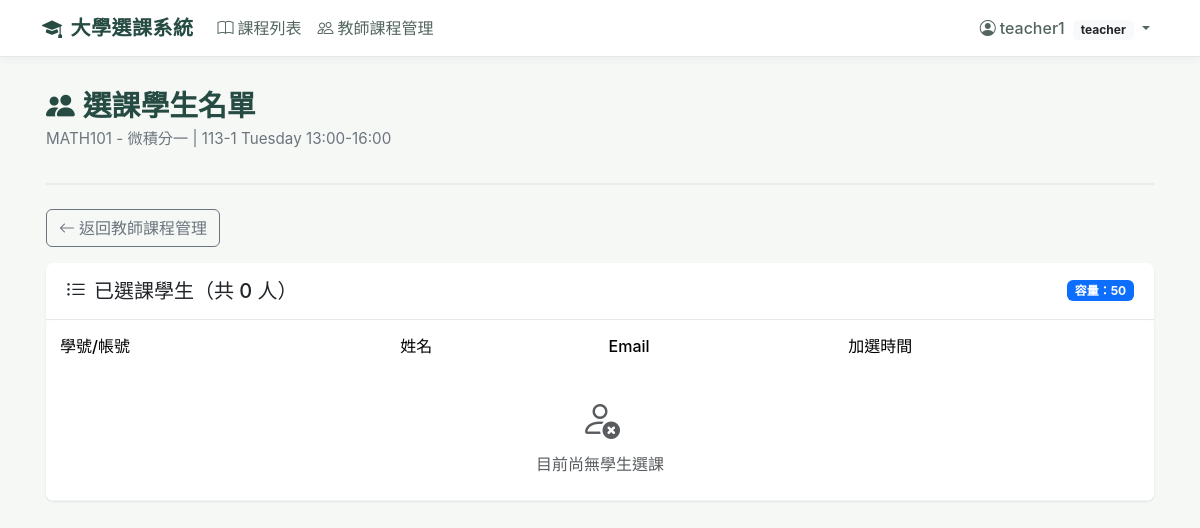
Before: /teacher/offering/2/students/ (signed in) with the older database file.
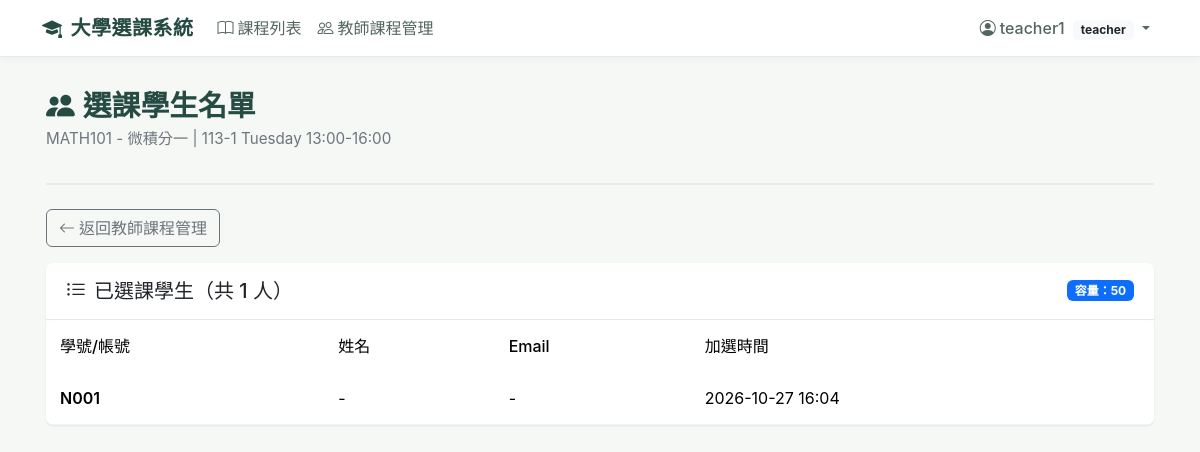
After: the same page with the newer database file.
### accounts/models.py (models this page shows)
class User(AbstractUser):
    role = models.CharField(
        max_length=10,
        choices=[('student', 'Student'), ('teacher', 'Teacher'), ('admin', 'Admin')],
        default='student',
    )
    class Meta:
        verbose_name = 'User'
        verbose_name_plural = 'Users'

### courses/models.py (models this page shows, shortened)
class CourseOffering(models.Model):
    DAYS_OF_WEEK = [
        (0, 'Monday'),
        (1, 'Tuesday'),
        (2, 'Wednesday'),
        (3, 'Thursday'),
        (4, 'Friday'),
        (5, 'Saturday'),
        (6, 'Sunday'),
    ]
    course = models.ForeignKey(Course, on_delete=models.CASCADE, related_name='offerings')
    semester = models.CharField(max_length=20)
    day_of_week = models.IntegerField(choices=DAYS_OF_WEEK)
    start_time = models.TimeField()
    end_time = models.TimeField()
    room = models.CharField(max_length=50, blank=True)
    capacity = models.PositiveIntegerField(null=True, blank=True, help_text='Override course capacity')
    class Meta:
        ordering = ['semester', 'day_of_week', 'start_time']
        unique_together = [['course', 'semester', 'day_of_week', 'start_time']]
    @property
    def effective_capacity(self):
        return self.capacity if self.capacity is not None else self.course.capacity

class Course(models.Model):
    code = models.CharField(max_length=20, unique=True)
    name = models.CharField(max_length=100)
    teacher = models.ForeignKey(
        settings.AUTH_USER_MODEL,
        on_delete=models.SET_NULL,
        null=True,
        blank=True,
        limit_choices_to={'role': 'teacher'},
        related_name='courses_teaching',
    )
    credits = models.PositiveIntegerField(default=0)
    capacity = models.PositiveIntegerField(default=30)
    description = models.TextField(blank=True)
    class Meta:
        ordering = ['code']

### enrollments/models.py (models this page shows, shortened)
class Enrollment(models.Model):
    STATUS_CHOICES = [
        ('enrolled', 'Enrolled'),
        ('dropped', 'Dropped'),
    ]
    student = models.ForeignKey(
        settings.AUTH_USER_MODEL,
        on_delete=models.CASCADE,
        limit_choices_to={'role': 'student'},
        related_name='enrollments',
    )
    offering = models.ForeignKey(CourseOffering, on_delete=models.CASCADE, related_name='enrollments')
    status = models.CharField(max_length=10, choices=STATUS_CHOICES, default='enrolled')
    enrolled_at = models.DateTimeField(auto_now_add=True)
    dropped_at = models.DateTimeField(null=True, blank=True)
    class Meta:
        ordering = ['-enrolled_at']
        unique_together = [['student', 'offering']]

### courses/views.py (the view)
# urls.py: path('teacher/offering/<int:offering_id>/students/', views.teacher_offering_students, name='teacher_offering_students'),
@login_required
def teacher_offering_students(request, offering_id):
    if getattr(request.user, 'role', None) != 'teacher':
        messages.error(request, '僅教師可使用此功能。')
        return redirect('offering_list')
    offering = get_object_or_404(CourseOffering, pk=offering_id, course__teacher=request.user)
    enrollments = Enrollment.objects.filter(offering=offering, status='enrolled').select_related('student')
    return render(request, 'courses/teacher_offering_students.html', {'offering': offering, 'enrollments': enrollments})

### templates/courses/teacher_offering_students.html
{% extends 'base.html' %}
{% block content %}
<div class="page-header">
    <h1><i class="bi bi-people-fill me-2"></i>選課學生名單</h1>
    <p class="subtitle">{{ offering.course.code }} - {{ offering.course.name }} | {{ offering.semester }} {{ offering.get_day_of_week_display }} {{ offering.start_time|time:"H:i" }}-{{ offering.end_time|time:"H:i" }}</p>
</div>
<div class="mb-3">
    <a href="{% url 'teacher_dashboard' %}" class="btn btn-outline-secondary">
        <i class="bi bi-arrow-left me-1"></i>返回教師課程管理
    </a>
</div>
<div class="card">
    <div class="card-header d-flex justify-content-between align-items-center">
        <h5 class="mb-0"><i class="bi bi-list-ul me-2"></i>已選課學生（共 {{ enrollments|length }} 人）</h5>
        <span class="badge bg-primary">容量：{{ offering.effective_capacity }}</span>
    </div>
    <div class="card-body p-0">
        <div class="table-responsive">
            <table class="table table-hover mb-0">
                <thead>
                    <tr>
                        <th>學號/帳號</th>
                        <th>姓名</th>
                        <th>Email</th>
                        <th>加選時間</th>
                    </tr>
                </thead>
                <tbody>
                    {% for enrollment in enrollments %}
                    <tr>
                        <td class="fw-semibold">{{ enrollment.student.username }}</td>
                        <td>{{ enrollment.student.get_full_name|default:'-' }}</td>
                        <td>{{ enrollment.student.email|default:'-' }}</td>
                        <td>{{ enrollment.enrolled_at|date:"Y-m-d H:i" }}</td>
                    </tr>
                    {% empty %}
                    <tr>
                        <td colspan="4" class="text-center py-4 text-muted">
                            <i class="bi bi-person-x display-6 d-block mb-2"></i>
                            目前尚無學生選課
                        </td>
                    </tr>
                    {% endfor %}
                </tbody>
            </table>
        </div>
    </div>
</div>
{% endblock %}

### templates/base.html (shortened to what this page needs)
<!DOCTYPE html>
<html lang="zh-Hant">
<head>
    <link href="https://cdn.jsdelivr.net/npm/bootstrap@5.3.3/dist/css/bootstrap.min.css" rel="stylesheet">
    <link rel="stylesheet" href="https://cdn.jsdelivr.net/npm/bootstrap-icons@1.11.3/font/bootstrap-icons.min.css">
</head>
<body>
    <nav class="navbar navbar-expand-lg navbar-light">
        <div class="container-fluid" style="max-width: 1140px;">
            <a class="navbar-brand" href="{% url 'offering_list' %}">
                <i class="bi bi-mortarboard-fill me-2"></i>大學選課系統
            </a>
            <div class="collapse navbar-collapse" id="navbarNav">
                <ul class="navbar-nav me-auto">
                    <li class="nav-item">
                        <a class="nav-link" href="{% url 'offering_list' %}">
                            <i class="bi bi-book me-1"></i>課程列表
                        </a>
                    </li>
                    {% if user.is_authenticated %}
                        {% if user.role == 'student' %}
                        <li class="nav-item">
                            <a class="nav-link" href="{% url 'my_timetable' %}">
                                <i class="bi bi-calendar-week me-1"></i>我的課表
                            </a>
                        </li>
                        {% elif user.role == 'teacher' %}
                        <li class="nav-item">
                            <a class="nav-link" href="{% url 'teacher_dashboard' %}">
                                <i class="bi bi-people me-1"></i>教師課程管理
                            </a>
                        </li>
                        {% endif %}
                    {% endif %}
                </ul>
                <ul class="navbar-nav">
                    {% if user.is_authenticated %}
                    <li class="nav-item dropdown">
                        <a class="nav-link dropdown-toggle" href="#" role="button" data-bs-toggle="dropdown">
                            <i class="bi bi-person-circle me-1"></i>{{ user.username }} <span class="badge bg-light text-dark ms-1">{{ user.role }}</span>
                        </a>
                    </li>
                    {% else %}
                    <li class="nav-item">
                        <a class="nav-link" href="{% url 'login' %}">
                            <i class="bi bi-box-arrow-in-right me-1"></i>登入
                        </a>
                    </li>
                    {% endif %}
                </ul>
            </div>
        </div>
    </nav>
    <main class="main-container">
        {% block content %}{% endblock %}
    </main>
</body>
</html>

### templates/base.html (style rules this page uses)
:root { --uni-primary: #254b42; --uni-accent: #477b68; --uni-light: #eef5f1; }
body { background-color: #f6f8f6; font-family: -apple-system, BlinkMacSystemFont, "Segoe UI", "Noto Sans TC", Roboto, "Helvetica Neue", Arial, sans-serif; }
.navbar { background-color: #ffffff; border-bottom: 1px solid #e4ebe6; box-shadow: 0 2px 8px rgba(37, 75, 66, 0.06); }
.navbar-brand { color: var(--uni-primary); font-weight: 600; letter-spacing: 0.5px; }
.nav-link { color: #53665e; font-weight: 500; }
.main-container { max-width: 1140px; margin: 2rem auto; padding: 0 1rem; }
.page-header { margin-bottom: 1.5rem; padding-bottom: 1rem; border-bottom: 2px solid #e9ecef; }
.page-header h1 { color: var(--uni-primary); font-size: 1.8rem; font-weight: 600; margin-bottom: 0.25rem; }
.page-header .subtitle { color: #6c757d; font-size: 0.95rem; }
.card { border: none; border-radius: 8px; box-shadow: 0 1px 3px rgba(0, 0, 0, 0.05), 0 1px 2px rgba(0, 0, 0, 0.03); transition: box-shadow 0.2s ease-in-out, transform 0.2s ease-in-out; height: 100%; }
.card-header { background: #ffffff; border-bottom: 1px solid #e4ebe6; padding: 1rem 1.25rem; border-radius: 8px 8px 0 0 !important; }
.table { background: white; border-radius: 8px; overflow: hidden; box-shadow: 0 1px 3px rgba(0, 0, 0, 0.05); }
.table thead { background-color: #eaf2ed; color: var(--uni-primary); }
.table thead th { border: none; font-weight: 500; padding: 0.875rem; }
.table tbody td { padding: 0.875rem; vertical-align: middle; border-color: #f1f3f5; }

Changed rows visible on the page:
added Enrollment: student.username "N001", student.get_full_name "-", student.email "-", enrolled_at "2026-10-27 16:04"
Other visible differences:
{{ enrollments|length }}: "0" → "1"
text no longer shown: "目前尚無學生選課"
